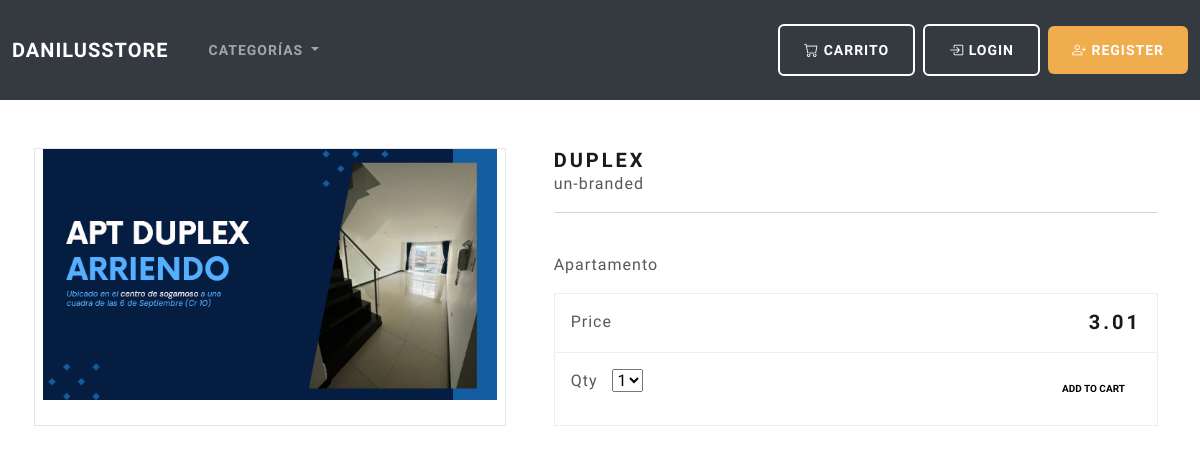
Screenshot of /product/duplex with the database file from the repository.
### store/models.py (models this page shows, shortened)
class Product(models.Model):
    category = models.ForeignKey(Category, related_name='products', on_delete=models.CASCADE,null=True)
    title=models.CharField(max_length=250)
    brand=models.CharField(max_length=250,default='un-branded')
    description=models.TextField(max_length=250,blank=True)
    slug=models.SlugField(max_length=250)
    price=models.DecimalField(max_digits=4,decimal_places=2)
    image=models.ImageField(upload_to='images/')
    class Meta:
        verbose_name_plural='products'

### store/views.py (the view)
# urls.py: path('product/<slug:slug>',views.product_info,name='product-info')
def product_info(request,slug):
    product=get_object_or_404(Product,slug=slug)
    context={'product':product}
    return render(request,"store/product-info.html",context=context)

### store/views.py (called while the page is built)
def categories(request):
    all_categories=Category.objects.all()
    return {'all_categories':all_categories}

### store/templates/store/product-info.html (shortened to what this page needs)
{% extends "./base.html" %}
{% load static %}
{% block content %}
<div class="container">
    <main class="pt-5">
        <div class="row g-3">
            <div class="col-md-5 col-lg-5 order-md-first bg-light">
                <img class="img-fluid mx-auto d-block" alt="Responsive image" src="{{product.image.url}}">
            </div>
            <div class="col-md-7 col-lg-7 ps-md-3 ps-lg-5">
                <h1 class="mb-0 h4"> {{product.title}} </h1>
                <strong> {{product.brand}} </strong>
                <hr>
                <br>
                <p> {{product.description}} </p>
                <div class="border">
                    <div class="col border-bottom">
                        <div class="row p-3">
                            <div class="col-6"> Price </div>
                            <div class="col-6 text-end"><span class="h4 fw-bold">{{product.price}} </span></div>
                        </div>
                    </div>
                    <div class="col">
                        <div class="row p-3">
                            <div class="col-6">
                                <label for="select">Qty</label>
                                <select id="select">
                                    <option value="1">1</option>
                                </select>
                            </div>
                            <div class="col-6 text-end">
                                <button type="button" id="add-button" value="" class="btn btn-secondary btn-sm">
                                Add to cart
                                </button>
                            </div>
                        </div>
                    </div>
                </div>
            </div>
        </div>
    </main>
    <br>
</div>
{% endblock %}

### rows the page displays
Product: image (picture), title "DUPLEX", brand "un-branded", description "Apartamento", price "3.01"
